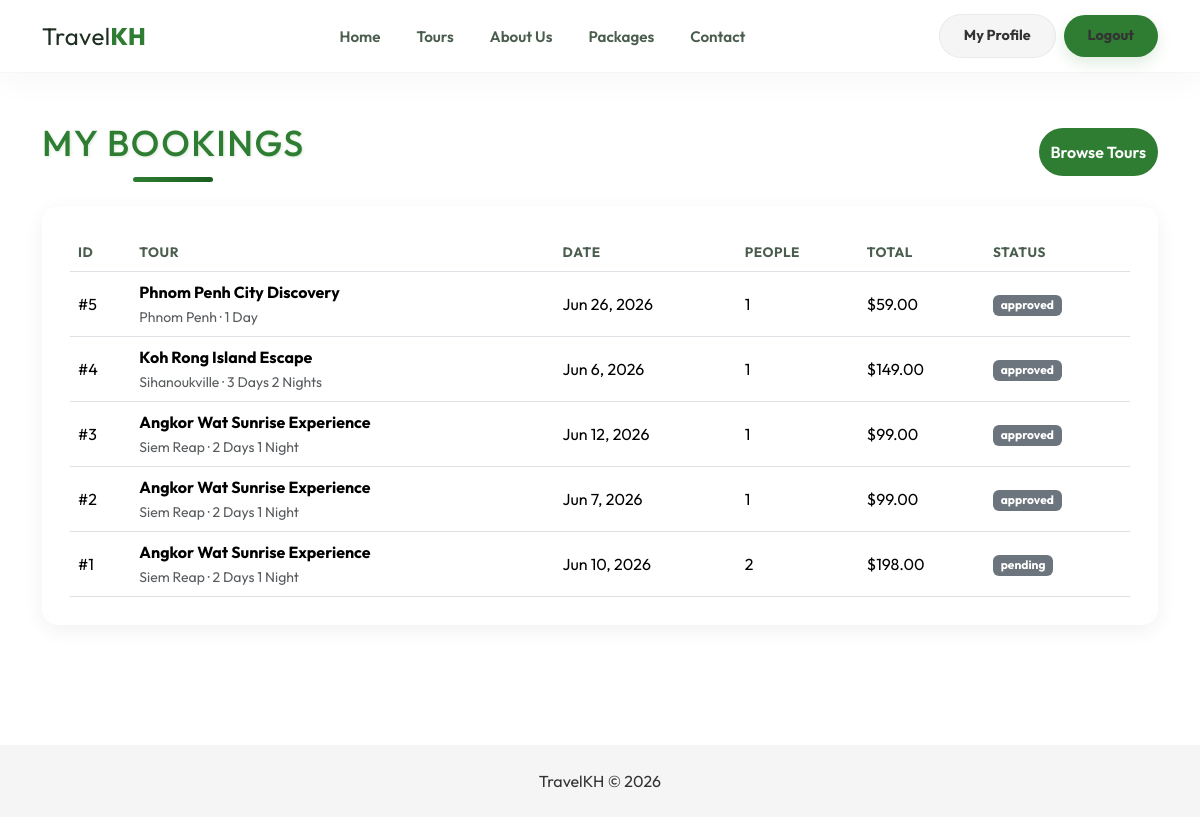
The app's page /user/bookings.php (signed in) with its own data.
### tables this page shows
CREATE TABLE `bookings` (
  `booking_id` int NOT NULL AUTO_INCREMENT,
  `user_id` int NOT NULL,
  `tour_id` int NOT NULL,
  `booking_date` date DEFAULT NULL,
  `people` int DEFAULT '1',
  `total_price` decimal(10,2) DEFAULT NULL,
  `status` enum('pending','approved','rejected') DEFAULT 'pending',
  `stripe_token` varchar(255) DEFAULT NULL,
  `created_at` timestamp NULL DEFAULT CURRENT_TIMESTAMP,
  PRIMARY KEY (`booking_id`),
  KEY `user_id` (`user_id`),
  KEY `tour_id` (`tour_id`),
  CONSTRAINT `bookings_ibfk_1` FOREIGN KEY (`user_id`) REFERENCES `users` (`user_id`) ON DELETE CASCADE,
  CONSTRAINT `bookings_ibfk_2` FOREIGN KEY (`tour_id`) REFERENCES `tours` (`tour_id`) ON DELETE CASCADE
);

CREATE TABLE `tours` (
  `tour_id` int NOT NULL AUTO_INCREMENT,
  `title` varchar(255) NOT NULL,
  `location` varchar(100) DEFAULT 'Cambodia',
  `price` decimal(10,2) NOT NULL,
  `duration` varchar(100) DEFAULT NULL,
  `image` varchar(255) DEFAULT NULL,
  `short_description` text,
  `full_description` longtext,
  `status` enum('active','inactive') DEFAULT 'active',
  `created_at` timestamp NULL DEFAULT CURRENT_TIMESTAMP,
  PRIMARY KEY (`tour_id`)
);

### includes/config.php (called while the page is built, shortened)
<?php
function base_url($path = '') {
    static $base = null;
    if ($base === null) {
        $docRoot = str_replace('\\', '/', realpath($_SERVER['DOCUMENT_ROOT']));
        $appRoot = str_replace('\\', '/', realpath(APP_ROOT));
        $base = rtrim(str_replace($docRoot, '', $appRoot), '/') . '/';
    }
    return $base . ltrim($path, '/');
}
require_once __DIR__ . '/auth.php';

### includes/auth.php (called while the page is built, shortened)
<?php
function current_user_id() {
    return $_SESSION['user_id'] ?? null;
}

### user/bookings.php (the view, shortened to what this page needs)
<?php
require_once __DIR__ . '/../includes/config.php';
$userId = current_user_id();
$stmt = $conn->prepare("
    SELECT b.booking_id, b.booking_date, b.people, b.total_price, b.status, b.created_at,
           t.title, t.location, t.duration
    FROM bookings b
    JOIN tours t ON b.tour_id = t.tour_id
    WHERE b.user_id = ?
    ORDER BY b.created_at DESC
");
$stmt->bind_param('i', $userId);
$stmt->execute();
$bookings = $stmt->get_result();
include __DIR__ . '/../includes/header.php';
include __DIR__ . '/../includes/navbar.php';
?>
<div class="container py-5">
  <div class="d-flex justify-content-between align-items-center mb-4">
    <h2 class="mb-0">My Bookings</h2>
    <a href="<?php echo base_url('tours.php'); ?>" class="btn btn-green">Browse Tours</a>
  </div>
  <div class="profile-card">
    <?php if ($bookings->num_rows === 0): ?>
      <p class="text-muted mb-0">You have no bookings yet.</p>
    <?php else: ?>
      <div class="table-responsive">
        <table class="table crud-table align-middle mb-0">
          <thead>
            <tr>
              <th>ID</th>
              <th>Tour</th>
              <th>Date</th>
              <th>People</th>
              <th>Total</th>
              <th>Status</th>
            </tr>
          </thead>
          <tbody>
            <?php while ($b = $bookings->fetch_assoc()): ?>
            <tr>
              <td>#<?php echo (int) $b['booking_id']; ?></td>
              <td>
                <strong><?php echo htmlspecialchars($b['title']); ?></strong><br>
                <small class="text-muted"><?php echo htmlspecialchars($b['location']); ?> · <?php echo htmlspecialchars($b['duration']); ?></small>
              </td>
              <td><?php echo $b['booking_date'] ? date('M j, Y', strtotime($b['booking_date'])) : '—'; ?></td>
              <td><?php echo (int) $b['people']; ?></td>
              <td>$<?php echo number_format((float) $b['total_price'], 2); ?></td>
              <td><span class="badge bg-secondary"><?php echo htmlspecialchars($b['status']); ?></span></td>
            </tr>
            <?php endwhile; ?>
          </tbody>
        </table>
      </div>
    <?php endif; ?>
  </div>
</div>
<?php include __DIR__ . '/../includes/footer.php'; ?>

### assets/css/style.css (style rules this page uses)
body { font-family: 'Outfit', sans-serif; background: #ffffff; color: #333; }
:root { --primary-green: #2E7D32; --dark-green: #1B5E20; --light-gray: #F5F5F5; }
h1, h2, h4 { color: var(--primary-green); letter-spacing: 0.04em; text-transform: uppercase; text-shadow: 1px 1px 3px rgba(46, 125, 50, 0.18); }
h2 { font-size: clamp(2rem, 3vw, 3rem); margin-bottom: 0.85rem; }
h1::after, h2::after { content: ''; display: block; width: 5rem; height: 0.3rem; margin: 0.8rem auto 0; background: linear-gradient(90deg, var(--primary-green), var(--dark-green)); border-radius: 99px; }
.btn-green { background:#2E7D32; color:white; border:none; border-radius:30px; padding:12px; font-weight:600; }

### assets/css/auth.css (style rules this page uses)
.profile-card, .dashboard-card, .crud-card { background: #fff; border-radius: 16px; padding: 1.75rem; box-shadow: 0 5px 20px rgba(0, 0, 0, 0.06); margin-bottom: 1.5rem; }
.crud-table th { font-size: 0.85rem; text-transform: uppercase; letter-spacing: 0.04em; color: #4A5D4E; }

### records on screen
bookings: booking_id "5", tour.title "Phnom Penh City Discovery", tour.location "Phnom Penh", tour.duration "1 Day", booking_date "Jun 26, 2026", people "1", total_price "59.00", status "approved"
bookings: booking_id "4", tour.title "Koh Rong Island Escape", tour.location "Sihanoukville", tour.duration "3 Days 2 Nights", booking_date "Jun 6, 2026", people "1", total_price "149.00", status "approved"
bookings: booking_id "3", tour.title "Angkor Wat Sunrise Experience", tour.location "Siem Reap", tour.duration "2 Days 1 Night", booking_date "Jun 12, 2026", people "1", total_price "99.00", status "approved"
bookings: booking_id "2", tour.title "Angkor Wat Sunrise Experience", tour.location "Siem Reap", tour.duration "2 Days 1 Night", booking_date "Jun 7, 2026", people "1", total_price "99.00", status "approved"
bookings: booking_id "1", tour.title "Angkor Wat Sunrise Experience", tour.location "Siem Reap", tour.duration "2 Days 1 Night", booking_date "Jun 10, 2026", people "2", total_price "198.00", status "pending"
